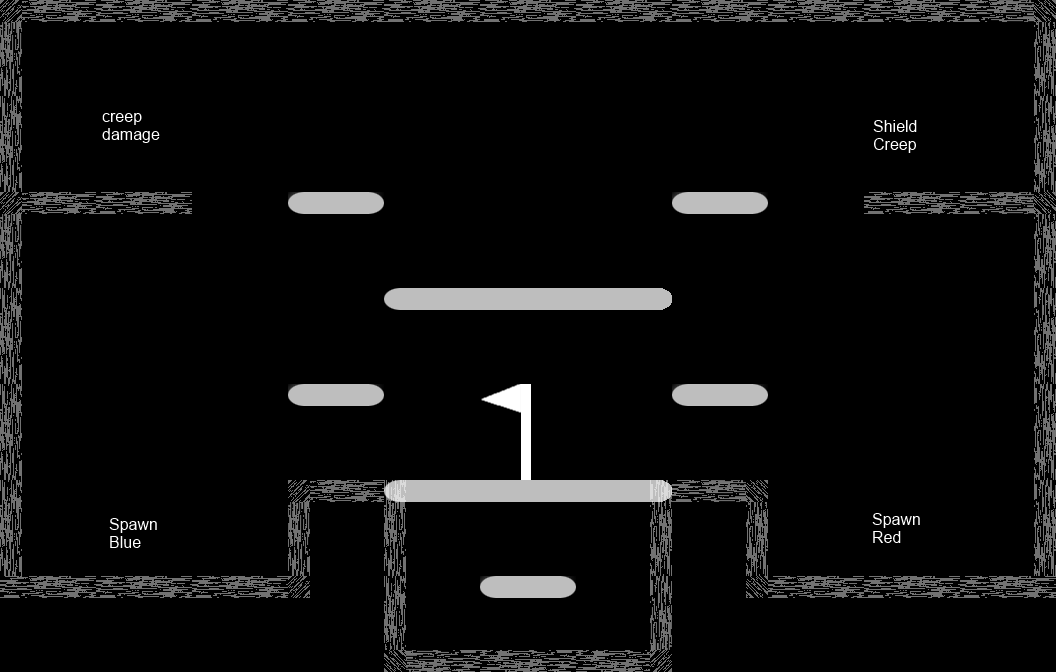

A level layout from a 2D game, rendered from its tile map. Below: a short description, then the map file with tile-grid data replaced by summaries:
An orthogonal 11x7 tile map with 96x96 px tiles, 5 tile layers (World, Platforms, Capturepoints, Spawnpoints, ...).

<map version="1.0" orientation="orthogonal" width="11" height="7" tilewidth="96" tileheight="96">
 <tileset firstgid="1" name="tileset" tilewidth="96" tileheight="96">
  <image source="tileset.png" width="480" height="384" />
 </tileset>
 <layer name="World" width="11" height="7">
  <data>[77 cells, 77 non-empty, 11 distinct tile ids]</data>
 </layer>
 <layer name="Platforms" width="11" height="7">
  <data>[77 cells, 11 non-empty, 4 distinct tile ids]</data>
 </layer>
 <layer name="Capturepoints" width="11" height="7">
  <data>[77 cells, 1 non-empty, 1 distinct tile ids]</data>
 </layer>
 <layer name="Spawnpoints" width="11" height="7">
  <data>[77 cells, 2 non-empty, 2 distinct tile ids]</data>
 </layer>
 <layer name="Creeps" width="11" height="7">
  <data>[77 cells, 2 non-empty, 2 distinct tile ids]</data>
 </layer>
</map>